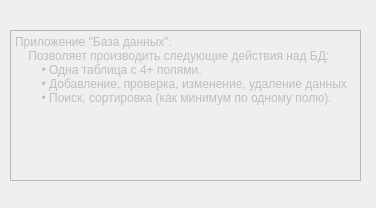
<?xml version="1.0" encoding="UTF-8"?>
<ui version="4.0">
 <class>Help</class>
 <widget class="QWidget" name="Help">
  <property name="windowModality">
   <enum>Qt::ApplicationModal</enum>
  </property>
  <property name="geometry">
   <rect>
    <x>0</x>
    <y>0</y>
    <width>376</width>
    <height>208</height>
   </rect>
  </property>
  <property name="minimumSize">
   <size>
    <width>376</width>
    <height>208</height>
   </size>
  </property>
  <property name="maximumSize">
   <size>
    <width>376</width>
    <height>208</height>
   </size>
  </property>
  <property name="windowTitle">
   <string>Form</string>
  </property>
  <widget class="QPlainTextEdit" name="plainTextEdit">
   <property name="enabled">
    <bool>false</bool>
   </property>
   <property name="geometry">
    <rect>
     <x>10</x>
     <y>30</y>
     <width>351</width>
     <height>151</height>
    </rect>
   </property>
   <property name="plainText">
    <string>Приложение &quot;База данных&quot;.
    Позволяет производить следующие действия над БД:
        • Одна таблица с 4+ полями.
        • Добавление, проверка, изменение, удаление данных
        • Поиск, сортировка (как минимум по одному полю).</string>
   </property>
  </widget>
 </widget>
 <resources/>
 <connections/>
</ui>
